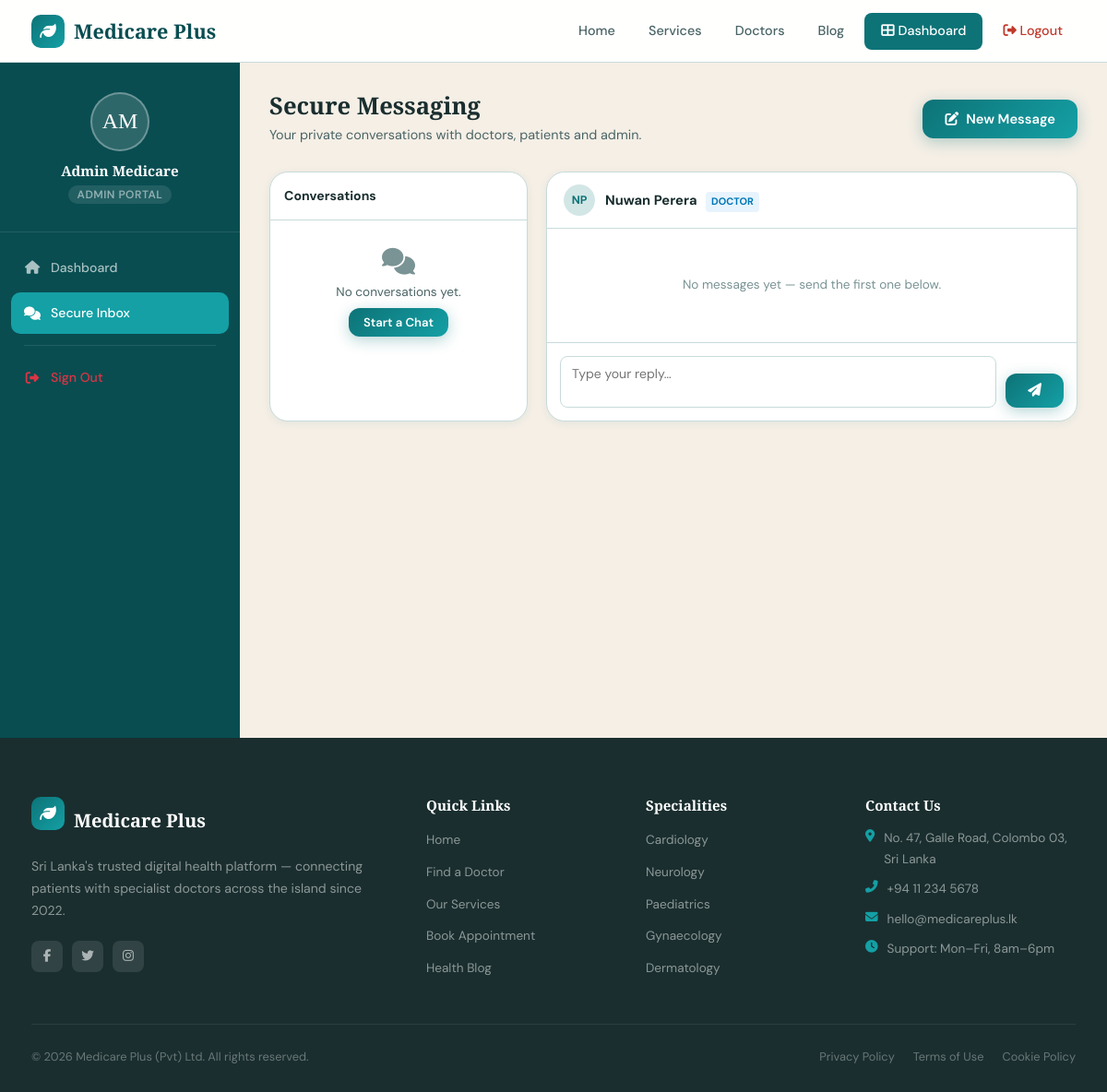
/chat_engine.php?view_user=1 (signed in), run on the app's committed database.
### tables this page shows
CREATE TABLE IF NOT EXISTS users (
    id              INT UNSIGNED AUTO_INCREMENT PRIMARY KEY,
    first_name      VARCHAR(80)  NOT NULL,
    last_name       VARCHAR(80)  NOT NULL,
    email           VARCHAR(180) NOT NULL UNIQUE,
    password_hash   VARCHAR(255) NOT NULL,
    role            ENUM('patient','doctor','admin') NOT NULL DEFAULT 'patient',
    phone           VARCHAR(20),
    address         VARCHAR(255),
    city            VARCHAR(100),
    created_at      TIMESTAMP DEFAULT CURRENT_TIMESTAMP,
    updated_at      TIMESTAMP DEFAULT CURRENT_TIMESTAMP ON UPDATE CURRENT_TIMESTAMP
);

### functions.php (called while the page is built, shortened)
<?php
function get_logged_in_user(): ?array {
    $conn = get_db_connection();
    $stmt = $conn->prepare('SELECT id, first_name, last_name, email, role, phone, city FROM users WHERE id = ?');
    $stmt->bind_param('i', $_SESSION['user_id']);
    $stmt->execute();
    $result = $stmt->get_result()->fetch_assoc();
    return $result ?: null;
}
function fetch_user_by_id(int $id): ?array {
    $conn = get_db_connection();
    $stmt = $conn->prepare('SELECT id, first_name, last_name, email, role FROM users WHERE id = ? LIMIT 1');
    $stmt->bind_param('i', $id);
    $stmt->execute();
    $row = $stmt->get_result()->fetch_assoc();
    return $row ?: null;
}

### chat_engine.php (the view, shortened to what this page needs)
<?php
require_once 'functions.php';
$user      = get_logged_in_user();
$inbox = fetch_inbox($user['id']);
$viewUserId   = isset($_GET['view_user']) ? (int) $_GET['view_user'] : 0;
$otherUser    = null;
$conversation = [];
if ($viewUserId > 0) {
    $otherUser = fetch_user_by_id($viewUserId);
    if ($otherUser) {
        $conversation = fetch_conversation($user['id'], $viewUserId);
    }
}
include 'header.php';
?>
<div class="dash-layout">
    <aside class="dash-sidebar">
        <div class="dash-user">
            <div class="dash-avatar"><?= strtoupper(substr($user['first_name'], 0, 1) . substr($user['last_name'], 0, 1)) ?></div>
            <h4><?= htmlspecialchars($user['first_name'] . ' ' . $user['last_name']) ?></h4>
            <span><?= ucfirst($role) ?> Portal</span>
        </div>
        <nav class="dash-nav">
            <a href="dashboard_<?= $role === 'admin' ? 'admin' : $role ?>.php"><i class="fas fa-home"></i> Dashboard</a>
            <a href="chat_engine.php" class="active"><i class="fas fa-comments"></i> Secure Inbox</a>
            <div class="dash-nav-divider"></div>
            <a href="logout.php" style="color:#dc3545"><i class="fas fa-sign-out-alt"></i> Sign Out</a>
        </nav>
    </aside>
    <main class="dash-main">
        <div class="dash-header">
            <div>
                <h1>Secure Messaging</h1>
                <p>Your private conversations with doctors, patients and admin.</p>
            </div>
            <button onclick="toggleCompose()" class="btn btn-primary"><i class="fas fa-edit"></i> New Message</button>
        </div>
        <div class="chat-wrap">
            <div class="card" style="padding:0;overflow:hidden;">
                <div style="padding:13px 15px;border-bottom:1px solid var(--border,#eee);">
                    <strong style="font-size:.88rem;">Conversations</strong>
                </div>
                <div class="inbox-list">
                    <?php if (empty($inbox)): ?>
                        <div style="padding:30px 15px;text-align:center;color:var(--muted);">
                            <i class="fas fa-comments" style="font-size:1.8rem;display:block;margin-bottom:8px;"></i>
                            <p style="font-size:.85rem;">No conversations yet.</p>
                            <button onclick="toggleCompose()" class="btn btn-primary btn-sm" style="margin-top:6px;">Start a Chat</button>
                        </div>
                    <?php endif; ?>
                </div>
            </div>
            <div class="card" style="padding:0;overflow:hidden;display:flex;flex-direction:column;">
                <?php if ($otherUser): ?>
                    <div style="padding:13px 18px;border-bottom:1px solid var(--border,#eee);display:flex;align-items:center;gap:11px;">
                        <div class="av <?= $otherUser['role'] === 'admin' ? 'adm' : '' ?>" style="width:34px;height:34px;font-size:.78rem;">
                            <?= $otherUser['role'] === 'admin'
                                ? '<i class="fas fa-shield-alt"></i>'
                                : strtoupper(substr($otherUser['first_name'], 0, 1) . substr($otherUser['last_name'], 0, 1)) ?>
                        </div>
                        <div>
                            <strong style="font-size:.92rem;">
                                <?= htmlspecialchars($otherUser['first_name'] . ' ' . $otherUser['last_name']) ?>
                            </strong>
                            <span class="role-chip <?= $otherUser['role'] === 'admin' ? 'adm' : '' ?>" style="margin-left:6px;">
                                <?= ucfirst($otherUser['role']) ?>
                            </span>
                        </div>
                    </div>
                    <div class="msg-feed" id="msgFeed">
                        <?php if (empty($conversation)): ?>
                            <div style="text-align:center;color:var(--muted);padding:30px;font-size:.85rem;">
                                No messages yet — send the first one below.
                            </div>
                        <?php endif; ?>
                    </div>
                    <div class="reply-bar">
                        <form method="POST" action="chat_engine.php?view_user=<?= $viewUserId ?>"
                            style="display:flex;gap:10px;width:100%;">
                            <textarea name="reply_body" rows="2"
                                placeholder="Type your reply…" required></textarea>
                            <button type="submit" class="btn btn-primary" style="align-self:flex-end;">
                                <i class="fas fa-paper-plane"></i>
                            </button>
                        </form>
                    </div>
                <?php endif; ?>
            </div>
        </div>
    </main>
</div>
<?php include 'footer.php'; ?>

### assets/css/style.css (style rules this page uses)
:root { --teal: #0d7377; --teal-dark: #094d51; --teal-light: #14a0a5; --accent: #e8a838; --accent-dark: #c48520; --leaf: #3a7d44; --sand: #f5efe6; --sand-dark: #ede3d6; --white: #ffffff; --dark: #1a2e2f; --mid: #4a6465; --muted: #7a9394; --border: #c8dada; --radius: 12px; --radius-lg: 20px; --shadow-sm: 0 2px 8px rgba(13,115,119,.08); --shadow-md: 0 6px 24px rgba(13,115,119,.14); --shadow-lg: 0 16px 48px rgba(13,115,119,.18); --font-display:'Playfair Display', Georgia, serif; --font-body: 'DM Sans', -apple-system, sans-serif; --transition: 0.25s cubic-bezier(.4,0,.2,1); }
*, *::before, *::after { box-sizing: border-box; margin: 0; padding: 0; }
html { scroll-behavior: smooth; }
body { font-family: var(--font-body); background: var(--sand); color: var(--dark); line-height: 1.65; font-size: 15px; -webkit-font-smoothing: antialiased; }
a { color: var(--teal); text-decoration: none; transition: color var(--transition); }
h1, h2, h3, h4, h5 { font-family: var(--font-display); line-height: 1.2; color: var(--dark); }
p { color: var(--mid); }
.page-body { padding-top: 68px; }
.btn { display: inline-flex; align-items: center; gap: 8px; padding: 11px 24px; border-radius: var(--radius); font-family: var(--font-body); font-size: .92rem; font-weight: 600; cursor: pointer; border: none; transition: all var(--transition); text-decoration: none; white-space: nowrap; }
.btn-primary { background: linear-gradient(135deg, var(--teal), var(--teal-light)); color: #fff; box-shadow: 0 4px 16px rgba(13,115,119,.3); }
.btn-sm { padding: 7px 16px; font-size: .82rem; }
.card { background: var(--white); border-radius: var(--radius-lg); padding: 28px; box-shadow: var(--shadow-sm); border: 1px solid var(--border); transition: box-shadow var(--transition); }
.dash-layout { display: grid; grid-template-columns: 260px 1fr; gap: 0; min-height: calc(100vh - 68px); }
.dash-sidebar { background: var(--teal-dark); padding: 32px 0; position: sticky; top: 68px; height: calc(100vh - 68px); overflow-y: auto; }
.dash-user { padding: 0 24px 28px; border-bottom: 1px solid rgba(255,255,255,.1); margin-bottom: 16px; text-align: center; }
.dash-avatar { width: 64px; height: 64px; border-radius: 50%; background: rgba(255,255,255,.15); margin: 0 auto 12px; display: flex; align-items: center; justify-content: center; font-family: var(--font-display); font-size: 1.5rem; color: #fff; border: 2px solid rgba(255,255,255,.3); }
.dash-user h4 { color: #fff; font-size: .95rem; font-family: var(--font-display); margin-bottom: 4px; }
.dash-user span { font-size: .75rem; color: rgba(255,255,255,.5); background: rgba(255,255,255,.1); padding: 2px 10px; border-radius: 12px; text-transform: uppercase; letter-spacing: .04em; font-weight: 600; }
.dash-nav { padding: 0 12px; }
.dash-nav a { display: flex; align-items: center; gap: 11px; padding: 11px 14px; border-radius: 10px; color: rgba(255,255,255,.65); font-size: .88rem; font-weight: 500; margin-bottom: 4px; transition: all var(--transition); }
.dash-nav a i { width: 18px; text-align: center; font-size: .9rem; }
.dash-nav a:hover, .dash-nav a.active { background: rgba(255,255,255,.12); color: #fff; }
.dash-nav a.active { background: var(--teal-light); color: #fff; }
.dash-nav-divider { height: 1px; background: rgba(255,255,255,.1); margin: 12px 14px; }
.dash-main { background: var(--sand); padding: 32px; overflow-x: hidden; }
.dash-header { display: flex; align-items: center; justify-content: space-between; margin-bottom: 28px; flex-wrap: wrap; gap: 16px; }
.dash-header h1 { font-size: 1.6rem; color: var(--dark); }
.dash-header p { color: var(--mid); font-size: .9rem; margin-top: 4px; }

### data on the page
users: first_name+last_name "AM", first_name+last_name "Admin Medicare"
users: first_name+last_name "NP", first_name+last_name "Nuwan Perera", role "DOCTOR"

### other printed values
$role "ADMIN"
